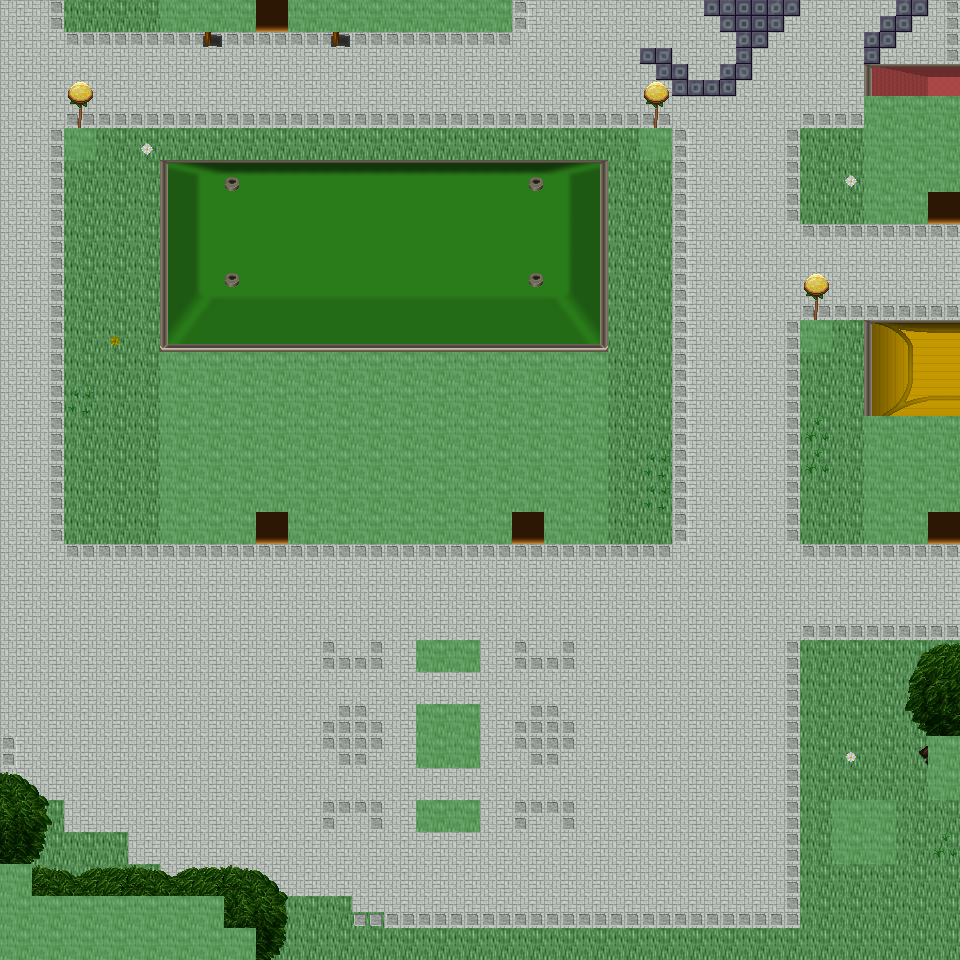

This game map was drawn from its Tiled (.tmx) file and the tilesets committed beside it. A one-line description and the trimmed map source follow:
An orthogonal 30x30 tile map with 32x32 px tiles, 6 tile layers (Ground, Object, Object2, Above, ...), 53 tilesets and 9 objects (9x mapExit).

<map version="1.0" orientation="orthogonal" renderorder="right-down" width="30" height="30" tilewidth="32" tileheight="32" nextobjectid="10">
  <tileset firstgid="1" name="tileset_ground_ground" tilewidth="32" tileheight="32" tilecount="33" columns="3">
    <image source="../drawable/tileset_ground_ground.png" width="96" height="352" />
  </tileset>
  <tileset firstgid="34" name="tileset_building_castle" tilewidth="32" tileheight="32" tilecount="320" columns="20">
    <image source="../drawable/tileset_building_castle.png" width="640" height="512" />
  </tileset>
  <tileset firstgid="354" name="tileset_ground_square_patch" tilewidth="32" tileheight="32" tilecount="9" columns="3">
    <image source="../drawable/tileset_ground_square_patch.png" width="96" height="96" />
  </tileset>
  <tileset firstgid="363" name="tileset_building_decoration_banner" tilewidth="32" tileheight="32" tilecount="12" columns="1">
    <image source="../drawable/tileset_building_decoration_banner.png" width="32" height="384" />
  </tileset>
  <tileset firstgid="375" name="tileset_ground_water_pool" tilewidth="32" tileheight="32" tilecount="72" columns="3">
    <image source="../drawable/tileset_ground_water_pool.png" width="96" height="768" />
  </tileset>
  <tileset firstgid="447" name="tileset_building_wall_wall_brown" tilewidth="32" tileheight="32" tilecount="12" columns="3">
    <image source="../drawable/tileset_building_wall_wall_brown.png" width="96" height="128" />
  </tileset>
  <tileset firstgid="459" name="tileset_plant_grasses" tilewidth="32" tileheight="32" tilecount="6" columns="3">
    <image source="../drawable/tileset_plant_grasses.png" width="96" height="64" />
  </tileset>
  <tileset firstgid="465" name="tileset_plant_flower_daisy_white" tilewidth="32" tileheight="32" tilecount="8" columns="2">
    <image source="../drawable/tileset_plant_flower_daisy_white.png" width="64" height="128" />
  </tileset>
  <tileset firstgid="473" name="tileset_plant_tree_tree_darkgreen" tilewidth="32" tileheight="32" tilecount="88" columns="8">
    <image source="../drawable/tileset_plant_tree_tree_darkgreen.png" width="256" height="352" />
  </tileset>
  <tileset firstgid="561" name="tileset_plant_flower_daisy_red" tilewidth="32" tileheight="32" tilecount="8" columns="2">
    <image source="../drawable/tileset_plant_flower_daisy_red.png" width="64" height="128" />
  </tileset>
  <tileset firstgid="569" name="tileset_ground_grass_edges" tilewidth="32" tileheight="32" tilecount="36" columns="12">
    <image source="../drawable/tileset_ground_grass_edges.png" width="384" height="96" />
  </tileset>
  <tileset firstgid="605" name="tileset_ground_grass_corners" tilewidth="32" tileheight="32" tilecount="24" columns="6">
    <image source="../drawable/tileset_ground_grass_corners.png" width="192" height="128" />
  </tileset>
  <tileset firstgid="629" name="tileset_plant_bush_hedge" tilewidth="32" tileheight="32" tilecount="35" columns="5">
    <image source="../drawable/tileset_plant_bush_hedge.png" width="160" height="224" />
  </tileset>
  <tileset firstgid="664" name="tileset_ground_rock_pebbles" tilewidth="32" tileheight="32" tilecount="3" columns="1">
    <image source="../drawable/tileset_ground_rock_pebbles.png" width="32" height="96" />
  </tileset>
  <tileset firstgid="667" name="tileset_plant_bush_bushes" tilewidth="32" tileheight="32" tilecount="10" columns="5">
    <image source="../drawable/tileset_plant_bush_bushes.png" width="160" height="64" />
  </tileset>
  <tileset firstgid="677" name="tileset_building_roof_red" tilewidth="32" tileheight="32" tilecount="20" columns="5">
    <image source="../drawable/tileset_building_roof_red.png" width="160" height="128" />
  </tileset>
  <tileset firstgid="697" name="tileset_plant_flower_daisy_yellow" tilewidth="32" tileheight="32" tilecount="8" columns="2">
    <image source="../drawable/tileset_plant_flower_daisy_yellow.png" width="64" height="128" />
  </tileset>
  <tileset firstgid="705" name="tileset_plant_leaves" tilewidth="32" tileheight="32" tilecount="8" columns="4">
    <image source="../drawable/tileset_plant_leaves.png" width="128" height="64" />
  </tileset>
  <tileset firstgid="713" name="tileset_item_corpse_skull_pale" tilewidth="32" tileheight="32" tilecount="2" columns="2">
    <image source="../drawable/tileset_item_corpse_skull_pale.png" width="64" height="32" />
  </tileset>
  <tileset firstgid="715" name="tileset_building_roof_blue" tilewidth="32" tileheight="32" tilecount="20" columns="5">
    <image source="../drawable/tileset_building_roof_blue.png" width="160" height="128" />
  </tileset>
  <tileset firstgid="735" name="tileset_plant_cactus" tilewidth="32" tileheight="32" tilecount="2" columns="1">
    <image source="../drawable/tileset_plant_cactus.png" width="32" height="64" />
  </tileset>
  <tileset firstgid="737" name="tileset_plant_flower_daisy_blue" tilewidth="32" tileheight="32" tilecount="8" columns="2">
    <image source="../drawable/tileset_plant_flower_daisy_blue.png" width="64" height="128" />
  </tileset>
  <tileset firstgid="745" name="tileset_plant_stump_stump_brown" tilewidth="32" tileheight="32" tilecount="4" columns="2">
    <image source="../drawable/tileset_plant_stump_stump_brown.png" width="64" height="64" />
  </tileset>
  <tileset firstgid="749" name="tileset_plant_stump_rectangular" tilewidth="32" tileheight="32" tilecount="4" columns="2">
    <image source="../drawable/tileset_plant_stump_rectangular.png" width="64" height="64" />
  </tileset>
  <tileset firstgid="753" name="tileset_furniture_carpet_border" tilewidth="32" tileheight="32" tilecount="12" columns="3">
    <image source="../drawable/tileset_furniture_carpet_border.png" width="96" height="128" />
  </tileset>
  <tileset firstgid="765" name="tileset_ground_pothole" tilewidth="32" tileheight="32" tilecount="4" columns="4">
    <image source="../drawable/tileset_ground_pothole.png" width="128" height="32" />
  </tileset>
  <tileset firstgid="769" name="tileset_furniture_carpet_carpets" tilewidth="32" tileheight="32" tilecount="8" columns="4">
    <image source="../drawable/tileset_furniture_carpet_carpets.png" width="128" height="64" />
  </tileset>
  <tileset firstgid="777" name="tileset_building_roof_yellow" tilewidth="32" tileheight="32" tilecount="20" columns="5">
    <image source="../drawable/tileset_building_roof_yellow.png" width="160" height="128" />
  </tileset>
  <tileset firstgid="797" name="tileset_plant_stump_stump_green" tilewidth="32" tileheight="32" tilecount="4" columns="2">
    <image source="../drawable/tileset_plant_stump_stump_green.png" width="64" height="64" />
  </tileset>
  <tileset firstgid="801" name="tileset_item_pot_pot_golden_centred" tilewidth="32" tileheight="32" tilecount="3" columns="3">
    <image source="../drawable/tileset_item_pot_pot_golden_centred.png" width="96" height="32" />
  </tileset>
  <tileset firstgid="804" name="tileset_building_roof_green" tilewidth="32" tileheight="32" tilecount="20" columns="5">
    <image source="../drawable/tileset_building_roof_green.png" width="160" height="128" />
  </tileset>
  <tileset firstgid="824" name="tileset_item_statue_fairypool" tilewidth="32" tileheight="32" tilecount="16" columns="2">
    <image source="../drawable/tileset_item_statue_fairypool.png" width="64" height="256" />
  </tileset>
  <tileset firstgid="840" name="tileset_building_window_window_left" tilewidth="32" tileheight="32" tilecount="2" columns="2">
    <image source="../drawable/tileset_building_window_window_left.png" width="64" height="32" />
  </tileset>
  <tileset firstgid="842" name="tileset_building_window_window_long" tilewidth="32" tileheight="32" tilecount="3" columns="3">
    <image source="../drawable/tileset_building_window_window_long.png" width="96" height="32" />
  </tileset>
  <tileset firstgid="845" name="tileset_building_door_door_n" tilewidth="32" tileheight="32" tilecount="6" columns="3">
    <image source="../drawable/tileset_building_door_door_n.png" width="96" height="64" />
  </tileset>
  <tileset firstgid="851" name="tileset_item_postbox" tilewidth="32" tileheight="32" tilecount="4" columns="2">
    <image source="../drawable/tileset_item_postbox.png" width="64" height="64" />
  </tileset>
  <tileset firstgid="855" name="tileset_building_window_window_right" tilewidth="32" tileheight="32" tilecount="2" columns="2">
    <image source="../drawable/tileset_building_window_window_right.png" width="64" height="32" />
  </tileset>
  <tileset firstgid="857" name="tileset_building_decoration_blue_circle" tilewidth="32" tileheight="32" tilecount="4" columns="2">
    <image source="../drawable/tileset_building_decoration_blue_circle.png" width="64" height="64" />
  </tileset>
  <tileset firstgid="861" name="tileset_plant_indoor_flower_baskets" tilewidth="32" tileheight="32" tilecount="3" columns="1">
    <image source="../drawable/tileset_plant_indoor_flower_baskets.png" width="32" height="96" />
  </tileset>
  <tileset firstgid="864" name="tileset_building_decoration_chimney_big" tilewidth="32" tileheight="32" tilecount="2" columns="1">
    <image source="../drawable/tileset_building_decoration_chimney_big.png" width="32" height="64" />
  </tileset>
  <tileset firstgid="866" name="tileset_building_decoration_banner_long" tilewidth="32" tileheight="32" tilecount="3" columns="3">
    <image source="../drawable/tileset_building_decoration_banner_long.png" width="96" height="32" />
  </tileset>
  <tileset firstgid="869" name="tileset_building_decoration_chimney" tilewidth="32" tileheight="32" tilecount="2" columns="1">
    <image source="../drawable/tileset_building_decoration_chimney.png" width="32" height="64" />
  </tileset>
  <tileset firstgid="871" name="tileset_building_decoration_longhorn_skull" tilewidth="32" tileheight="32" tilecount="6" columns="3">
    <image source="../drawable/tileset_building_decoration_longhorn_skull.png" width="96" height="64" />
  </tileset>
  <tileset firstgid="877" name="tileset_building_decoration_library_banner" tilewidth="32" tileheight="32" tilecount="6" columns="3">
    <image source="../drawable/tileset_building_decoration_library_banner.png" width="96" height="64" />
  </tileset>
  <tileset firstgid="883" name="tileset_logic_creature_elf" tilewidth="32" tileheight="32" tilecount="16" columns="8">
    <image source="../drawable/tileset_logic_creature_elf.png" width="256" height="64" />
  </tileset>
  <tileset firstgid="899" name="tileset_logic_portal" tilewidth="32" tileheight="32" tilecount="24" columns="8">
    <image source="../drawable/tileset_logic_portal.png" width="256" height="96" />
  </tileset>
  <tileset firstgid="923" name="tileset_logic_collision" tilewidth="32" tileheight="32" tilecount="1" columns="1">
    <image source="../drawable/tileset_logic_collision.png" width="32" height="32" />
  </tileset>
  <tileset firstgid="924" name="tileset_ground_green_paving" tilewidth="32" tileheight="32" tilecount="18" columns="3">
    <image source="../drawable/tileset_ground_green_paving.png" width="96" height="192" />
  </tileset>
  <tileset firstgid="942" name="tileset_light_door_light" tilewidth="32" tileheight="32" tilecount="12" columns="3">
    <image source="../drawable/tileset_light_door_light.png" width="96" height="128" />
  </tileset>
  <tileset firstgid="954" name="tileset_furniture_light_roots_lamp" tilewidth="32" tileheight="32" tilecount="6" columns="2">
    <image source="../drawable/tileset_furniture_light_roots_lamp.png" width="64" height="96" />
  </tileset>
  <tileset firstgid="960" name="tileset_light_dim_yellow_light_7x5" tilewidth="32" tileheight="32" tilecount="35" columns="7">
    <image source="../drawable/tileset_light_dim_yellow_light_7x5.png" width="224" height="160" />
  </tileset>
  <tileset firstgid="995" name="tileset_light_yellow_light_5x5" tilewidth="32" tileheight="32" tilecount="25" columns="5">
    <image source="../drawable/tileset_light_yellow_light_5x5.png" width="160" height="160" />
  </tileset>
  <tileset firstgid="1020" name="tileset_building_decoration_shop_banners" tilewidth="32" tileheight="32" tilecount="8" columns="8">
    <image source="../drawable/tileset_building_decoration_shop_banners.png" width="256" height="32" />
  </tileset>
  <layer name="Ground" width="30" height="30">
    <data>[900 cells, 900 non-empty, 2 distinct tile ids]</data>
  </layer>
  <layer name="Object" width="30" height="30">
    <data>[900 cells, 303 non-empty, 53 distinct tile ids]</data>
  </layer>
  <layer name="Object2" width="30" height="30">
    <data>[900 cells, 58 non-empty, 23 distinct tile ids]</data>
  </layer>
  <layer name="Above" width="30" height="30">
    <data>[900 cells, 142 non-empty, 62 distinct tile ids]</data>
  </layer>
  <layer name="Above2" width="30" height="30">
    <data>[900 cells, 8 non-empty, 6 distinct tile ids]</data>
  </layer>
  <layer name="Walkable" width="30" height="30">
    <data>[900 cells, 147 non-empty, 1 distinct tile ids]</data>
  </layer>
  <objectgroup name="MapEvents">
    <object id="1" name="north" type="mapExit" x="0" y="0" width="160" height="32">
      <properties>
        <property name="map" value="level_0_x154_y78" />
        <property name="x" value="0" />
        <property name="y" value="28" />
      </properties>
    </object>
    <object id="2" name="north2" type="mapExit" x="256" y="0" width="32" height="32">
      <properties>
        <property name="map" value="level_0_x154_y78" />
        <property name="x" value="8" />
        <property name="y" value="28" />
      </properties>
    </object>
    <object id="3" name="north3" type="mapExit" x="512" y="0" width="448" height="32">
      <properties>
        <property name="map" value="level_0_x154_y78" />
        <property name="x" value="16" />
        <property name="y" value="28" />
      </properties>
    </object>
    <object id="4" name="south" type="mapExit" x="256" y="928" width="704" height="32">
      <properties>
        <property name="map" value="level_0_x154_y80" />
        <property name="x" value="8" />
        <property name="y" value="1" />
      </properties>
    </object>
    <object id="5" name="west" type="mapExit" x="0" y="0" width="32" height="864">
      <properties>
        <property name="map" value="level_0_x153_y79" />
        <property name="x" value="28" />
        <property name="y" value="0" />
      </properties>
    </object>
    <object id="6" name="east" type="mapExit" x="928" y="0" width="32" height="96">
      <properties>
        <property name="map" value="level_0_x155_y79" />
        <property name="x" value="1" />
        <property name="y" value="0" />
      </properties>
    </object>
    <object id="7" name="east2" type="mapExit" x="928" y="192" width="32" height="224">
      <properties>
        <property name="map" value="level_0_x155_y79" />
        <property name="x" value="1" />
        <property name="y" value="6" />
      </properties>
    </object>
    <object id="8" name="east3" type="mapExit" x="928" y="512" width="32" height="224">
      <properties>
        <property name="map" value="level_0_x155_y79" />
        <property name="x" value="1" />
        <property name="y" value="16" />
      </properties>
    </object>
    <object id="9" name="east4" type="mapExit" x="928" y="800" width="32" height="160">
      <properties>
        <property name="map" value="level_0_x155_y79" />
        <property name="x" value="1" />
        <property name="y" value="25" />
      </properties>
    </object>
  </objectgroup>
</map>
